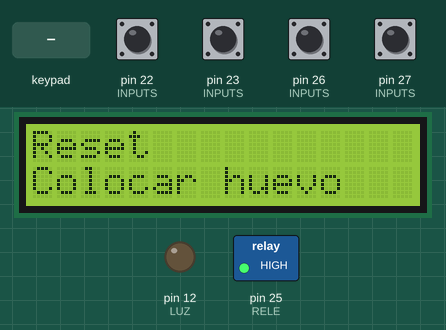
Bench run of a sketch on a simulated Arduino Mega 2560, built with avr-gcc and run on an emulated ATmega2560. Parts: 16×2 character LCD, switched loads named in the sketch (green lamp = pin HIGH), output pins drawn as LEDs (lit = HIGH). Dashed ring = blinking. The test bench sets the inputs (shaded band); at power-on: pin 22 (INPUTS), pin 23 (INPUTS), pin 26 (INPUTS), pin 27 (INPUTS) HIGH. The audio player accepts every command and is not drawn; what the sketch prints to the serial monitor is not drawn.

Above: at 2.7 s.
2.8 s: pin 26 (INPUTS) pulled LOW for 0.15 s
At 3.4 s:
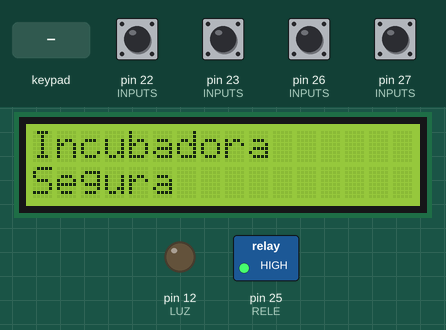
5.9 s: keypad keys 3 A B 2 D pressed 0.4 s apart
At 6.57 s:
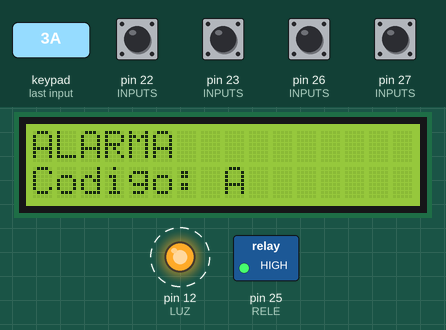
9.4 s: key 'C' pressed
At 9.58 s:
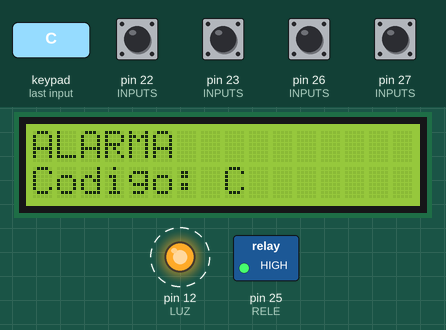
11.4 s: key '1' pressed
At 11.58 s:
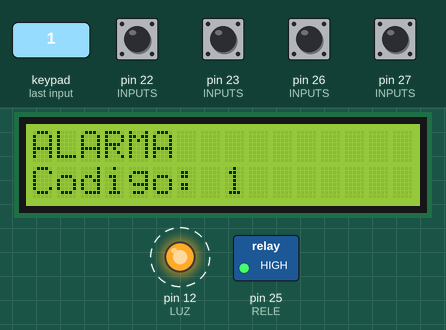
12.9 s: keypad keys 0 0 0 0 pressed 0.4 s apart
At 13.34 s:
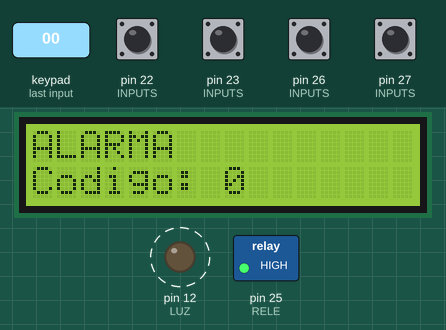
16.0 s: key 'A' pressed
At 16.35 s:
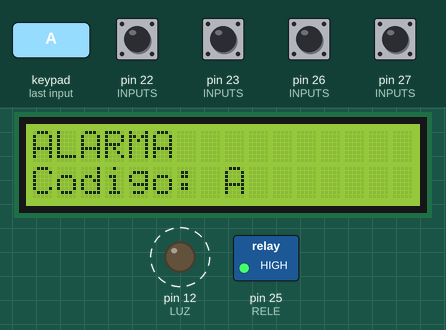
Timing chart, 0 to 19.7 s (numbered marks = the images above; inputs shaded):
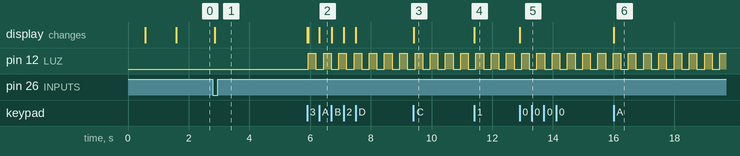

Measured:
- after the input at 2.8 s, the display: changes after 0.05 s (image 1)
- after the input at 5.9 s, the display: first differs from a run without the input at once (image 2 shows a later state)
- after the input at 9.4 s, the display: changes at once (image 3)
- after the input at 11.4 s, the display: changes at once (image 4)
- after the input at 12.9 s, the display: changes at once (image 5)
- after the input at 16.0 s, the display: changes at once (image 6)
- by itself, pin 12 (LUZ): alternates HIGH for 0.25 s and LOW for 0.25 s

The sketch:

alarma_JLAB.ino
```cpp
/* GRITOS_DINO
 *
 * MEGA, BOTONES, AUDIO, RELE
 *
 */

//INCLUDES
#include "SoftwareSerial.h"
#include "DFRobotDFPlayerMini.h"

#include <Wire.h>
#include <LiquidCrystal_I2C.h>
#include <Keypad.h>

//EDITABLE
#define SPRINT true
#define NEED_REPOSO false
#define RELE    25
#define PAL0    27
#define PAL1    23
#define BOT     22
#define LUZ     12
#define RS      26


#define DS    5000
const int N_INPUTS = 4;
const int INPUTS[N_INPUTS] = {BOT, PAL0, PAL1, RS};
const int INPUTS_ISTATE[N_INPUTS] = {1,1,1,1};
const int N_OUTPUTS = 2;
const int OUTPUTS[N_OUTPUTS] = {RELE, LUZ};
const int OUTPUTS_ISTATE[N_OUTPUTS] = {1,0};

int lugar = 0;


//NO EDITABLE
boolean reposo = true;
boolean activo = false;
boolean resuelto = false;
unsigned long timer_print = 0;
unsigned long timer_uesa = 0;

//OBJETOS
SoftwareSerial mySoftwareSerial(A0, 3);    // RX, TX
DFRobotDFPlayerMini myDFPlayer;                     //dfplayer
void printDetail(uint8_t type, int value);          //dfplayer
LiquidCrystal_I2C lcd(0x27, 16,2);

const byte Filas = 4;  //Cuatro filas
const byte Cols = 4;   //Cuatro columnas
byte Pins_Cols[] = {8,9,10,11};//Pines Arduino a las filasbyte
byte Pins_Filas[] = {4,5,6,7}; // Pines Arduino a las columnas.
//no utilizar los pines 1 y 0 para no interferir en Rx y Tx

char Teclas [ Filas ][ Cols ] =
 {
    {'1','2','3','A'},
    {'4','5','6','B'},
    {'7','8','9','C'},
    {'*','0','#','D'}
 };

const char codigoSecreto[4] = {'3','A','B','2'}; // Aqui va el codigo secreto
char claveAct[4] = {'0','0','0','0'};

int posicion=0;    // necesaria para la clave
int posicion2=0;    // necesaria para la clave
int cursor=0;      // posicion inicial de la clave en el LCD
int clave=0;       // para el LCD
int luz=0;         // para el LCD
int tiempo=0;      // para el LCD
boolean correcto = false;


Keypad Teclado1 = Keypad(makeKeymap(Teclas), Pins_Filas, Pins_Cols, Filas, Cols);

////////////////////////////////////SETUP///////////////////////////////
//NO EDITABLE
void setup() {
  if(SPRINT){Serial.begin(9600);}
//declara entradas
  for(int a = 0;a < N_INPUTS;a++){
    pinMode(INPUTS[a] , INPUT);
    digitalWrite(INPUTS[a] , INPUTS_ISTATE[a]);
  }
//declara salidas
  for(int a = 0;a < N_OUTPUTS;a++){
    pinMode(OUTPUTS[a] , OUTPUT);
    digitalWrite(OUTPUTS[a] , OUTPUTS_ISTATE[a]);
  }
//EDITABLE

  mySoftwareSerial.begin(9600);
  if (!myDFPlayer.begin(mySoftwareSerial)) {                     //Arranca dfplayer
    Serial.println(F("Unable to begin:"));
    Serial.println(F("1.Please recheck the connection!"));
    Serial.println(F("2.Please insert the SD card!"));
    Serial.println(myDFPlayer.readState()); //read mp3 state
    Serial.println(myDFPlayer.readFileCounts()); //read all file counts in SD card
  }
  lcd.begin();       // inicializamos el LCD.
  delay(1000);
  myDFPlayer.volume(15);
  lcd.setCursor(0,0);     // situamos el cursor el la posición 2 de la linea 0.
  lcd.print("Reset"); // escribimos en LCD
  lcd.setCursor(0,1);     // situamos el cursor el la posición 2 de la linea 0.
  lcd.print("Colocar huevo"); // escribimos en LCD
  lcd.setCursor(cursor,1); // cursor en la posicion de la variable, linea 1
  Serial.println("OK");
 // while(true){};

}

///////////////////////////////////////LOOP//////////////////////////////////////////
void loop() {
  if_reposo();
  if_activo();
  if_resuelto();
  showme();
}

////////////////////////////////////////FUNCIONES///////////////////////////////////
//EDITABLE
void if_reposo()
{
  if(reposo){
    if(check(0,RS,DS)){Serial.println("flash");
      reposo = false;
      activo = true;
      lcd.setCursor(0,0);     // situamos el cursor el la posición 2 de la linea 0.
      lcd.print("Incubadora      "); // escribimos en LCD
      lcd.setCursor(0,1);     // situamos el cursor el la posición 2 de la linea 0.
      lcd.print("Segura          "); // escribimos en LCD
      delay(3000);
      while(!check(1,RS,50000)){}
      lcd.setCursor(0,0);     // situamos el cursor el la posición 2 de la linea 0.
      lcd.print("ALARMA          "); // escribimos en LCD
      lcd.setCursor(0,1);     // situamos el cursor el la posición 2 de la linea 0.
      lcd.print("Codigo:         "); // escribimos en LCD
      myDFPlayer.loop(1);
      }
  }
}

void if_activo()
{
  if(activo){

      lcd.setCursor(8,1);     // situamos el cursor el la posición 2 de la linea 0.

      char pulsacion = Teclado1.getKey() ; // leemos pulsacion
      if (pulsacion != 0) //Si el valor es 0 es que no se ha pulsado ninguna tecla
        { // descartamos almohadilla y asterisco
          if (pulsacion != '#' && pulsacion != '*' && clave==0)
           {
            int digito = 1 * check(0,PAL0,DS)+ 2 * check(0,PAL1,DS);
            claveAct[digito] = pulsacion;
            lcd.setCursor(8+digito,1);
            lcd.print(" "); // imprimimos pulsacion
            lcd.setCursor(8+digito,1);
            lcd.print(claveAct[digito]); // imprimimos pulsacion
           }
      int vamo = 0;
      for (int i = 0; i < 4; i++ ){
        if(codigoSecreto[i] == claveAct[i]){
          vamo++;
        }
        if(vamo == 4){correcto = true;}else{correcto = false;}
      }


        }

   if(check(0,BOT,DS) && correcto){
    myDFPlayer.play(2);
    resuelto = true;
    activo = false;
    lcd.setCursor(0,0);     // situamos el cursor el la posición 2 de la linea 0.
    lcd.print("Alarma          "); // escribimos en LCD
    lcd.setCursor(0,1);     // situamos el cursor el la posición 2 de la linea 0.
    lcd.print("Desactivada     "); // escribimos en LCD
    }

   if( millis() - timer_uesa > 250)
    {
      digitalWrite(LUZ, !digitalRead(LUZ));
      timer_uesa = millis();
    }


  }
}

void if_resuelto()
{
  if(resuelto){

    digitalWrite(RELE, 0);

  }
}

void showme ()
{
  if(SPRINT && millis() - timer_print > 1000)
  {
    Serial.println("------NUEVA MEDICION------");timer_print = millis();
    Serial.println(reposo);
    Serial.println(activo);
    Serial.println(resuelto);

    }
  }

//NO EDITABLE
//comprueba el estado de un sensor
boolean check (boolean cual, int entrada, int ds)
{
  boolean resu = false;
  int contador = 0;
  if(cual){ while(digitalRead(entrada) == 1 && resu == false){/*delay(ds);*/contador++;if(contador == DS){resu = true;}}
  }else{    while(digitalRead(entrada) == 0 && resu == false){/*delay(ds);*/contador++;if(contador == DS){resu = true;}}}
  return resu;
}
```
